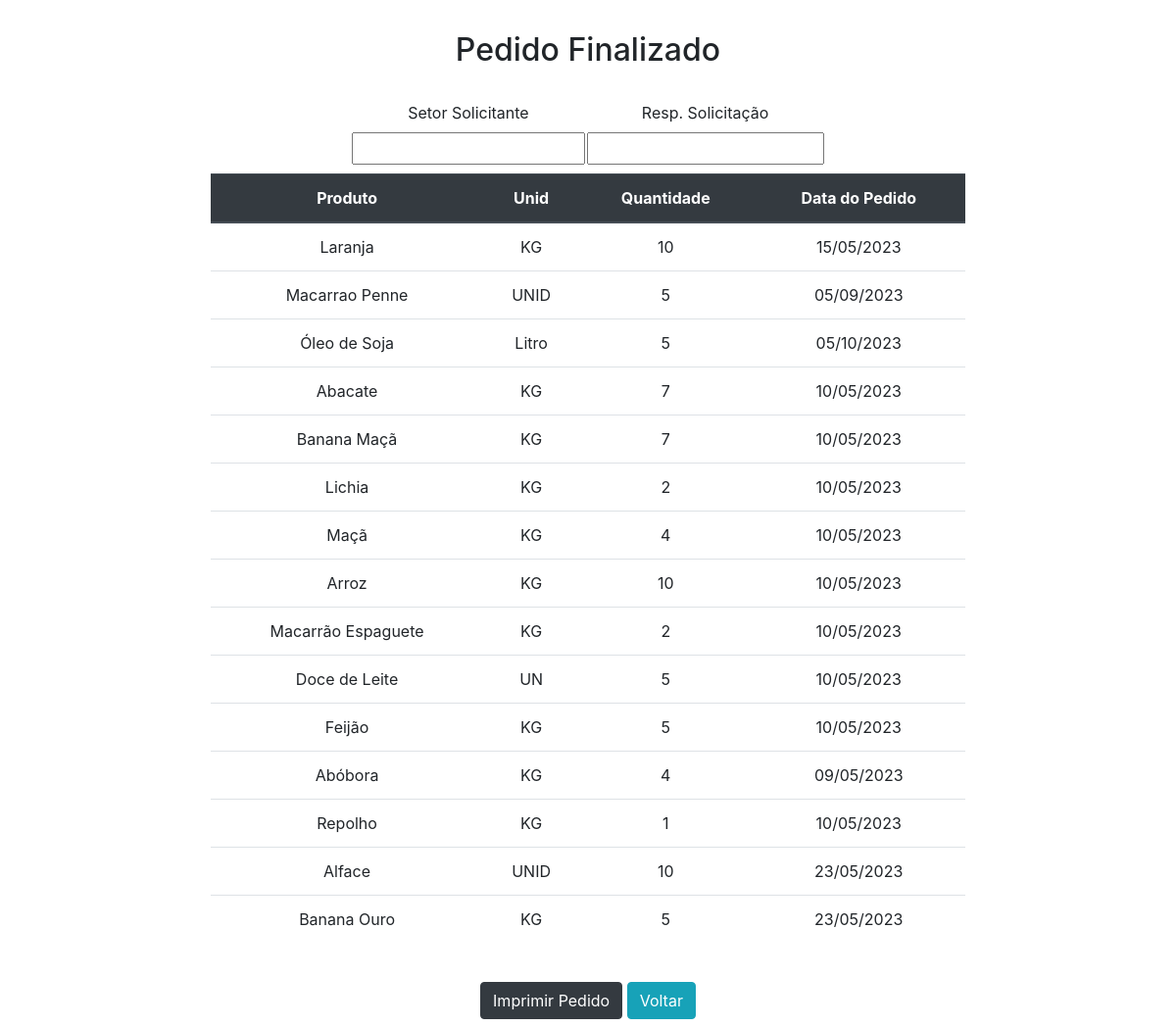
Before: /fechapedido with the older database file.
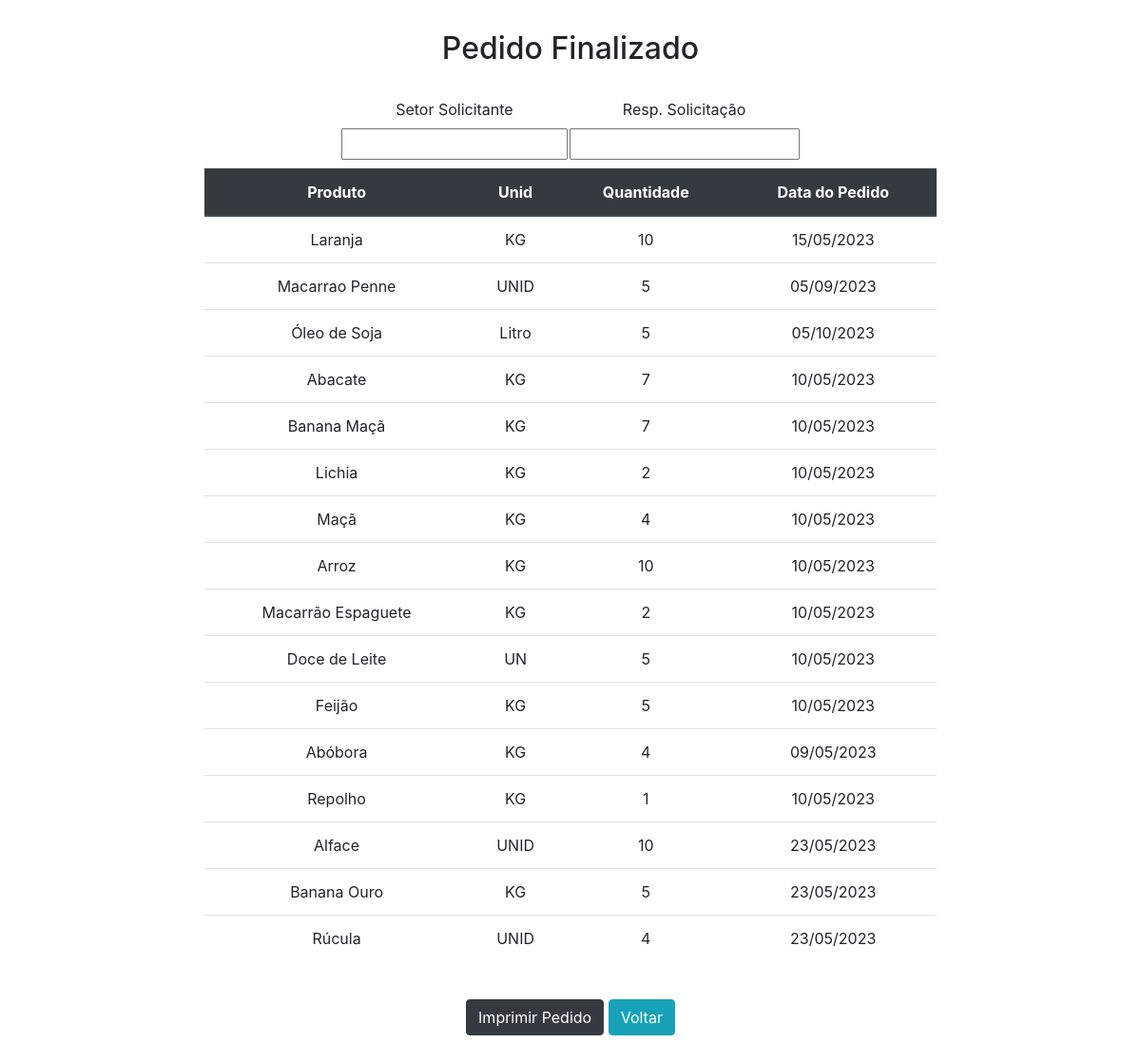
After: the same page with the newer database file.
### app/models.py (models this page shows)
class Produto(models.Model):
    nome = models.CharField(max_length=100)
    unid = models.CharField(max_length=10)
    qtde = models.IntegerField()
    data = models.DateField()

### app/views.py (the view)
# urls.py: path('fechapedido', fechapedido, name='fechapedido'),
def fechapedido(request):
        data = {}
        data['db'] = Produto.objects.all()
        return render(request, 'fechapedido.html', data)

### app/Templates/fechapedido.html (shortened to what this page needs)
<!DOCTYPE html>
<html lang="pt-br">
<head>
    <link rel="stylesheet" href="https://stackpath.bootstrapcdn.com/bootstrap/4.4.1/css/bootstrap.min.css">
    <link rel="stylesheet" href="http://code.jquery.com/ui/1.12.1/themes/base/jquery-ui.css">
</head>
<body>
    <div class="col-8 m-auto pt-4 pb-2 text-center" id="content">
        <div class="col-8 m-auto pt-2 pb-2 text-center">
          <h2>Pedido Finalizado</h2>
        </div>
        <div class="col-8 m-auto pt-3 pb-2">
          <table>
          <tr>
            <td><label>Setor Solicitante</label>
              <input class="col-12 mt-auto pt-8 pb-1 text-left" id="text" type="text">
            </td>
            <td><label>Resp. Solicitação</label>
              <input class="col-12 m-auto pt-8 pb-1 text-left" id="text" type="text">
            </td>
          </tr>
        </table>
        </div>
        <table class="table">
            <thead class="thead-dark">
              <tr>
                <th scope="col">Produto</th>
                <th scope="col">Unid</th>
                <th scope="col">Quantidade</th>
                <th scope="col">Data do Pedido</th>
              </tr>
            </thead>
            <tbody>
              {% for dbs in db %}
                <tr>
                  <td>{{dbs.nome}}</td>
                  <td>{{dbs.unid}}</td>
                  <td>{{dbs.qtde}}</td>
                  <td>{{dbs.data}}</td>
              </tr>
              {% endfor %}
            </tbody>
          </table>
    </div>
    <div class="col-8 m-auto pt-3 pb-2 text-center">
        <button id="generate-pdf" class="btn btn-dark">Imprimir Pedido</button>
        <a href="/" class="btn btn-info">Voltar</a>
    </div>
    {% load static %}
</body>
</html>

Changed rows visible on the page:
added Produto: nome "Rúcula", unid "UNID", qtde "4", data "23/05/2023"
